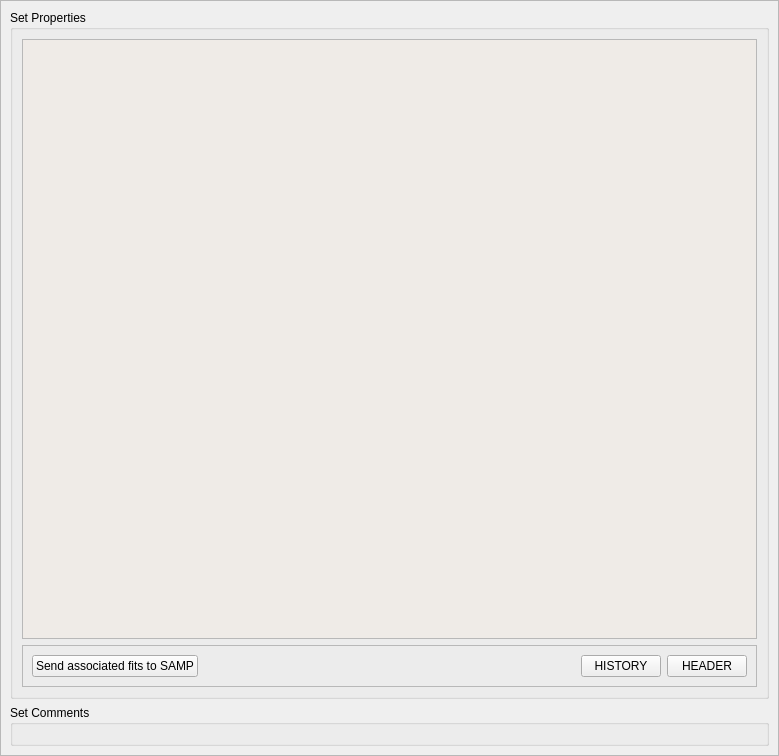
<?xml version="1.0" encoding="UTF-8"?>
<ui version="4.0">
 <class>setWidget</class>
 <widget class="QScrollArea" name="setWidget">
  <property name="geometry">
   <rect>
    <x>0</x>
    <y>0</y>
    <width>779</width>
    <height>756</height>
   </rect>
  </property>
  <property name="windowTitle">
   <string>ScrollArea</string>
  </property>
  <property name="widgetResizable">
   <bool>true</bool>
  </property>
  <widget class="QWidget" name="scrollAreaWidgetContents">
   <property name="geometry">
    <rect>
     <x>0</x>
     <y>0</y>
     <width>777</width>
     <height>754</height>
    </rect>
   </property>
   <layout class="QVBoxLayout" name="verticalLayout">
    <item>
     <widget class="QGroupBox" name="groupBox_2">
      <property name="title">
       <string>Set Properties</string>
      </property>
      <layout class="QVBoxLayout" name="verticalLayout_3">
       <item>
        <widget class="QTextBrowser" name="PropertiesText">
         <property name="enabled">
          <bool>true</bool>
         </property>
         <property name="sizePolicy">
          <sizepolicy hsizetype="Expanding" vsizetype="Expanding">
           <horstretch>0</horstretch>
           <verstretch>0</verstretch>
          </sizepolicy>
         </property>
         <property name="palette">
          <palette>
           <active>
            <colorrole role="Base">
             <brush brushstyle="SolidPattern">
              <color alpha="255">
               <red>239</red>
               <green>235</green>
               <blue>231</blue>
              </color>
             </brush>
            </colorrole>
           </active>
           <inactive>
            <colorrole role="Base">
             <brush brushstyle="SolidPattern">
              <color alpha="255">
               <red>239</red>
               <green>235</green>
               <blue>231</blue>
              </color>
             </brush>
            </colorrole>
           </inactive>
           <disabled>
            <colorrole role="Base">
             <brush brushstyle="SolidPattern">
              <color alpha="255">
               <red>255</red>
               <green>255</green>
               <blue>255</blue>
              </color>
             </brush>
            </colorrole>
           </disabled>
          </palette>
         </property>
         <property name="readOnly">
          <bool>true</bool>
         </property>
         <property name="html">
          <string>&lt;!DOCTYPE HTML PUBLIC &quot;-//W3C//DTD HTML 4.0//EN&quot; &quot;http://www.w3.org/TR/REC-html40/strict.dtd&quot;&gt;
&lt;html&gt;&lt;head&gt;&lt;meta name=&quot;qrichtext&quot; content=&quot;1&quot; /&gt;&lt;style type=&quot;text/css&quot;&gt;
p, li { white-space: pre-wrap; }
&lt;/style&gt;&lt;/head&gt;&lt;body style=&quot; font-family:'Sans'; font-size:10pt; font-weight:400; font-style:normal;&quot;&gt;
&lt;p style=&quot;-qt-paragraph-type:empty; margin-top:0px; margin-bottom:0px; margin-left:0px; margin-right:0px; -qt-block-indent:0; text-indent:0px;&quot;&gt;&lt;/p&gt;&lt;/body&gt;&lt;/html&gt;</string>
         </property>
         <property name="textInteractionFlags">
          <set>Qt::LinksAccessibleByKeyboard|Qt::LinksAccessibleByMouse|Qt::TextBrowserInteraction|Qt::TextSelectableByKeyboard|Qt::TextSelectableByMouse</set>
         </property>
        </widget>
       </item>
       <item>
        <widget class="QFrame" name="frame">
         <property name="frameShape">
          <enum>QFrame::StyledPanel</enum>
         </property>
         <property name="frameShadow">
          <enum>QFrame::Raised</enum>
         </property>
         <layout class="QHBoxLayout" name="horizontalLayout_2">
          <item>
           <widget class="QPushButton" name="sampButton">
            <property name="text">
             <string>Send associated fits to SAMP</string>
            </property>
           </widget>
          </item>
          <item>
           <spacer name="horizontalSpacer">
            <property name="orientation">
             <enum>Qt::Horizontal</enum>
            </property>
            <property name="sizeHint" stdset="0">
             <size>
              <width>40</width>
              <height>20</height>
             </size>
            </property>
           </spacer>
          </item>
          <item>
           <widget class="QPushButton" name="historyButton">
            <property name="text">
             <string>HISTORY</string>
            </property>
           </widget>
          </item>
          <item>
           <widget class="QPushButton" name="headerButton">
            <property name="text">
             <string>HEADER</string>
            </property>
           </widget>
          </item>
         </layout>
        </widget>
       </item>
      </layout>
     </widget>
    </item>
    <item>
     <widget class="QGroupBox" name="groupBox">
      <property name="sizePolicy">
       <sizepolicy hsizetype="Minimum" vsizetype="Minimum">
        <horstretch>0</horstretch>
        <verstretch>0</verstretch>
       </sizepolicy>
      </property>
      <property name="title">
       <string>Set Comments</string>
      </property>
      <layout class="QHBoxLayout" name="horizontalLayout"/>
     </widget>
    </item>
   </layout>
  </widget>
 </widget>
 <resources/>
 <connections/>
</ui>
